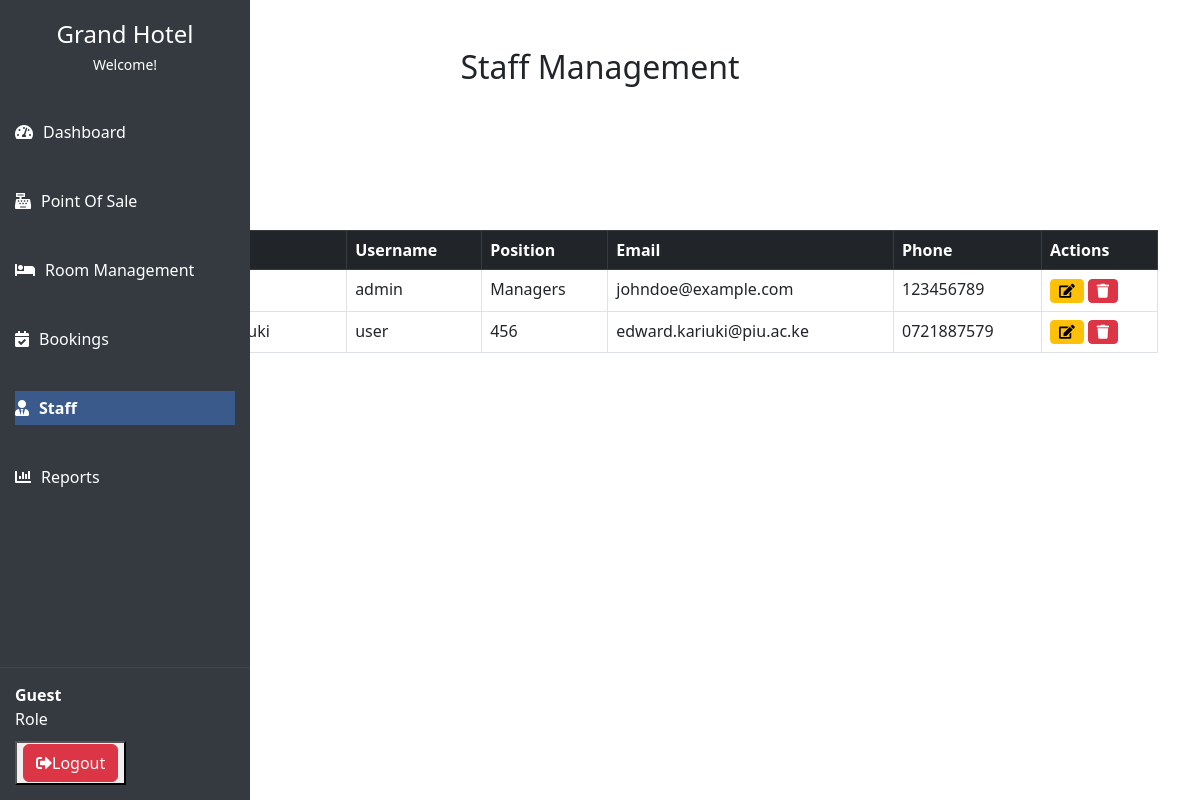
Page /staff.php on the committed database.
### tables this page shows
CREATE TABLE `staff` (
  `id` int(11) NOT NULL,
  `name` varchar(255) NOT NULL,
  `position` varchar(100) NOT NULL,
  `email` varchar(255) NOT NULL,
  `username` varchar(20) NOT NULL,
  `phone` varchar(15) NOT NULL,
  `password` varchar(255) NOT NULL
);

### staff.php (the view, shortened to what this page needs)
<?php
include('sidebar.php');
?>
<?php
$servername = "localhost";
$username = "root";
$password = "";
$database = "hotel_management";
$conn = new mysqli($servername, $username, $password, $database);
$result = $conn->query("SELECT * FROM staff");
?>
<!DOCTYPE html>
<html lang="en">
<head>
    <link rel="stylesheet" href="https://cdn.jsdelivr.net/npm/bootstrap@5.3.0/dist/css/bootstrap.min.css">
    <link rel="stylesheet" href="https://cdnjs.cloudflare.com/ajax/libs/font-awesome/5.15.4/css/all.min.css">
</head>
<body class="container mt-5">
    <h2 class="mb-4 text-center">Staff Management</h2>
    <button class="btn btn-success mb-3" data-bs-toggle="modal" data-bs-target="#addStaffModal">Add Staff</button>
    <h3 class="mt-4">Staff List</h3>
    <table class="table table-bordered">
        <thead class="table-dark">
            <tr>
                <th>ID</th>
                <th>Name</th>
                <th>Username</th>
                <th>Position</th>
                <th>Email</th>
                <th>Phone</th>
                <th>Actions</th>
            </tr>
        </thead>
        <tbody>
            <?php while ($staff = $result->fetch_assoc()) { ?>
            <tr>
                <td><?= $staff['id'] ?></td>
                <td><?= htmlspecialchars($staff['name']) ?></td>
                <td><?= htmlspecialchars($staff['username']) ?></td>
                <td><?= htmlspecialchars($staff['position']) ?></td>
                <td><?= htmlspecialchars($staff['email']) ?></td>
                <td><?= htmlspecialchars($staff['phone']) ?></td>
                <td>
                    <button class="btn btn-warning btn-sm" data-bs-toggle="modal" data-bs-target="#updateStaffModal" data-id="<?= $staff['id'] ?>" data-name="<?= htmlspecialchars($staff['name']) ?>" data-position="<?= htmlspecialchars($staff['position']) ?>" data-email="<?= htmlspecialchars($staff['email']) ?>" data-phone="<?= htmlspecialchars($staff['phone']) ?>"><i class="fas fa-edit"></i></button>
                    <a href="staff.php?delete=<?= $staff['id'] ?>" class="btn btn-danger btn-sm"><i class="fas fa-trash"></i></a>
                </td>
            </tr>
            <?php } ?>
        </tbody>
    </table>
</body>
</html>

### css/sidebar.css (style rules this page uses)
:root { --primary-color: #4a6fa5; --primary-dark: #3a5a8c; --secondary-color: #6c757d; --success-color: #28a745; --danger-color: #dc3545; --warning-color: #ffc107; --info-color: #17a2b8; --light-color: #f8f9fa; --dark-color: #343a40; --white: #ffffff; --gray-100: #f8f9fa; --gray-200: #e9ecef; --gray-300: #dee2e6; --gray-400: #ced4da; --gray-500: #adb5bd; --gray-600: #6c757d; --gray-700: #495057; --gray-800: #343a40; --gray-900: #212529; --font-family: 'Segoe UI', Tahoma, Geneva, Verdana, sans-serif; --border-radius: 0.25rem; --box-shadow: 0 0.125rem 0.25rem rgba(0, 0, 0, 0.075); --transition: all 0.3s ease; }
body { background-color: var(--gray-100); }

### rows in the picture
staff: username "admin", position "Managers", email "johndoe@example.com", phone "123456789"
staff: username "user", position "456", email "edward.kariuki@piu.ac.ke", phone "0721887579"
